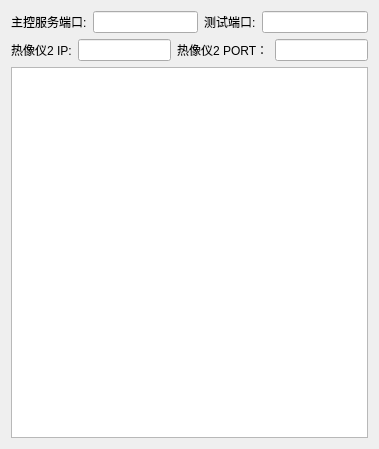
<?xml version="1.0" encoding="UTF-8"?>
<ui version="4.0">
 <class>Widget</class>
 <widget class="QWidget" name="Widget">
  <property name="geometry">
   <rect>
    <x>0</x>
    <y>0</y>
    <width>379</width>
    <height>449</height>
   </rect>
  </property>
  <property name="windowTitle">
   <string>Widget</string>
  </property>
  <layout class="QGridLayout" name="gridLayout">
   <item row="0" column="0">
    <layout class="QHBoxLayout" name="horizontalLayout">
     <item>
      <widget class="QLabel" name="label">
       <property name="text">
        <string>主控服务端口:</string>
       </property>
      </widget>
     </item>
     <item>
      <widget class="QLineEdit" name="masterport_lineEdit"/>
     </item>
     <item>
      <widget class="QLabel" name="label_2">
       <property name="text">
        <string>测试端口:</string>
       </property>
      </widget>
     </item>
     <item>
      <widget class="QLineEdit" name="testport_lineEdit"/>
     </item>
    </layout>
   </item>
   <item row="3" column="0">
    <layout class="QHBoxLayout" name="horizontalLayout_3">
     <item>
      <widget class="QLabel" name="label_3">
       <property name="text">
        <string>热像仪2 IP:</string>
       </property>
      </widget>
     </item>
     <item>
      <widget class="QLineEdit" name="ip_lineEdit"/>
     </item>
     <item>
      <widget class="QLabel" name="label_4">
       <property name="text">
        <string>热像仪2 PORT：</string>
       </property>
      </widget>
     </item>
     <item>
      <widget class="QLineEdit" name="port_lineEdit"/>
     </item>
    </layout>
   </item>
   <item row="4" column="0">
    <widget class="QTextBrowser" name="textBrowser"/>
   </item>
  </layout>
 </widget>
 <layoutdefault spacing="6" margin="11"/>
 <resources/>
 <connections/>
</ui>
